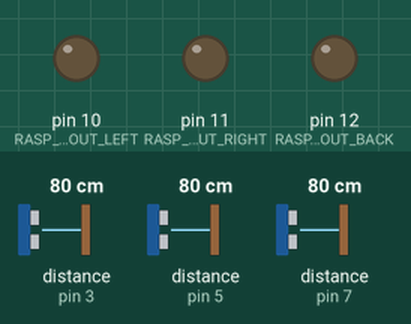
The sketch below on a simulated Arduino Uno, built with avr-gcc and run on an emulated ATmega328P. On the bench: output pins drawn as LEDs (lit = HIGH). Wiring (inferred from the names in the program): 3 × ultrasonic range finder: trigger pin 2, echo pin 3 / trigger pin 4, echo pin 5 / trigger pin 6, echo pin 7. The test bench sets the inputs (shaded band); at power-on: distance to the obstacle (sensors on pin 3, pin 5, pin 7) 80 cm. The echo pulse lasts 58.3 µs per cm; pins used as bus, display or sensor lines are not drawn.

Above: at 1.2 s.
1.3 s: distance to the obstacle (sensor on pin 3) set to 12 cm
2.8 s: distance to the obstacle (sensor on pin 3) set to 9 cm
At 3.2 s:
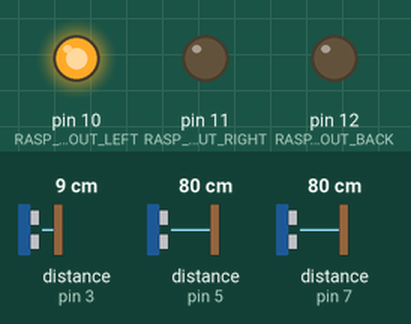
4.3 s: distance to the obstacle (sensor on pin 5) set to 12 cm
5.8 s: distance to the obstacle (sensor on pin 5) set to 9 cm
At 6.5 s:
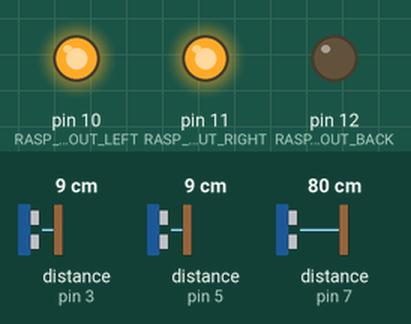
7.4 s: distance to the obstacle (sensor on pin 7) set to 12 cm
8.9 s: distance to the obstacle (sensor on pin 7) set to 9 cm
At 9.3 s:
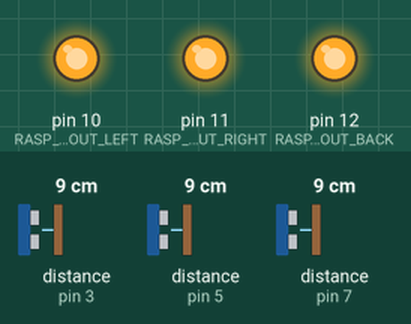
Timing chart, 0 to 11.4 s (numbered marks = the images above; inputs shaded):
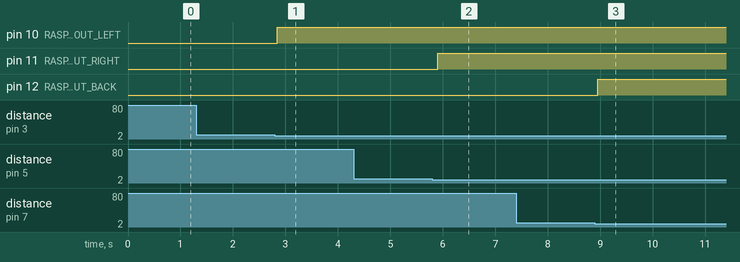

Measured:
- the behaviour switches between 11 and 10 cm on distance to the obstacle (sensor on pin 3) (found by bisection; images 0 and 1)
- the behaviour switches between 11 and 10 cm on distance to the obstacle (sensor on pin 5) (found by bisection; images 1 and 2)
- the behaviour switches between 11 and 10 cm on distance to the obstacle (sensor on pin 7) (found by bisection; images 2 and 3)
- after the input at 1.3 s, every drawn part: stays the same
- after the input at 2.8 s, pin 10 (RASP_PI_OUT_LEFT): LOW → HIGH after 0.05 s
- after the input at 4.3 s, every drawn part: stays the same
- after the input at 5.8 s, pin 11 (RASP_PI_OUT_RIGHT): LOW → HIGH after 0.11 s
- after the input at 7.4 s, every drawn part: stays the same
- after the input at 8.9 s, pin 12 (RASP_PI_OUT_BACK): LOW → HIGH after 0.05 s

The sketch:

ultrasonic_triple.ino
```cpp
// trigger and echo pins
const int TRIGGER_LEFT = 2;
const int ECHO_LEFT = 3;

const int TRIGGER_RIGHT = 4;
const int ECHO_RIGHT = 5;

const int TRIGGER_BACK = 6;
const int ECHO_BACK = 7;

const int RASP_PI_OUT_LEFT = 10;
const int RASP_PI_OUT_RIGHT = 11;
const int RASP_PI_OUT_BACK = 12;

const int PROXIMITY_ALERT_DISTANCE = 10;

const int PULSE_RATE = 100;

void setup() {
  // setting triggers as output pins
  pinMode(TRIGGER_LEFT, OUTPUT);
  pinMode(TRIGGER_RIGHT, OUTPUT);
  pinMode(TRIGGER_BACK, OUTPUT);

  // setting echos as input pins
  pinMode(ECHO_LEFT, INPUT);
  pinMode(ECHO_RIGHT, INPUT);
  pinMode(ECHO_BACK, INPUT);

  // raspberry pi output pins
  pinMode(RASP_PI_OUT_LEFT, OUTPUT);
  pinMode(RASP_PI_OUT_RIGHT, OUTPUT);
  pinMode(RASP_PI_OUT_BACK, OUTPUT);
}

void loop() {
  // calculating distances for each sensor
  long distanceLeft = activateSensor(TRIGGER_LEFT, ECHO_LEFT);
  long distanceRight = activateSensor(TRIGGER_RIGHT, ECHO_RIGHT);
  long distanceBack = activateSensor(TRIGGER_BACK, ECHO_BACK);

  // LEFT SENSOR
  if (distanceLeft < PROXIMITY_ALERT_DISTANCE) {
    digitalWrite(RASP_PI_OUT_LEFT, HIGH);
  }
  else {
    digitalWrite(RASP_PI_OUT_LEFT, LOW);
  }

  // RIGHT SENSOR
  if (distanceRight < PROXIMITY_ALERT_DISTANCE) {
    digitalWrite(RASP_PI_OUT_RIGHT, HIGH);
  }
  else {
    digitalWrite(RASP_PI_OUT_RIGHT, LOW);
  }

  // BACK SENSOR
  if (distanceBack < PROXIMITY_ALERT_DISTANCE) {
    digitalWrite(RASP_PI_OUT_BACK, HIGH);
  }
  else {
    digitalWrite(RASP_PI_OUT_BACK, LOW);
  }

  // measuring each pulse cycle
  delay(PULSE_RATE);
}

long activateSensor(int trigger, int echo) {
  digitalWrite(trigger, LOW);
  delayMicroseconds(2);

  // sending out signal for 10 micro seconds
  digitalWrite(trigger, HIGH);
  delayMicroseconds(10);

  digitalWrite(trigger, LOW);

  // waits for the echo to reach sensor
  // returns duration in microseconds
  long duration = pulseIn(echo, HIGH);

  long distanceInCm = distanceCalc(duration);

  return distanceInCm;
}

long distanceCalc(long time) {
  long result;

  // calculating cm
  result = ((time * 0.034) / 2);

  return result;
}
```
